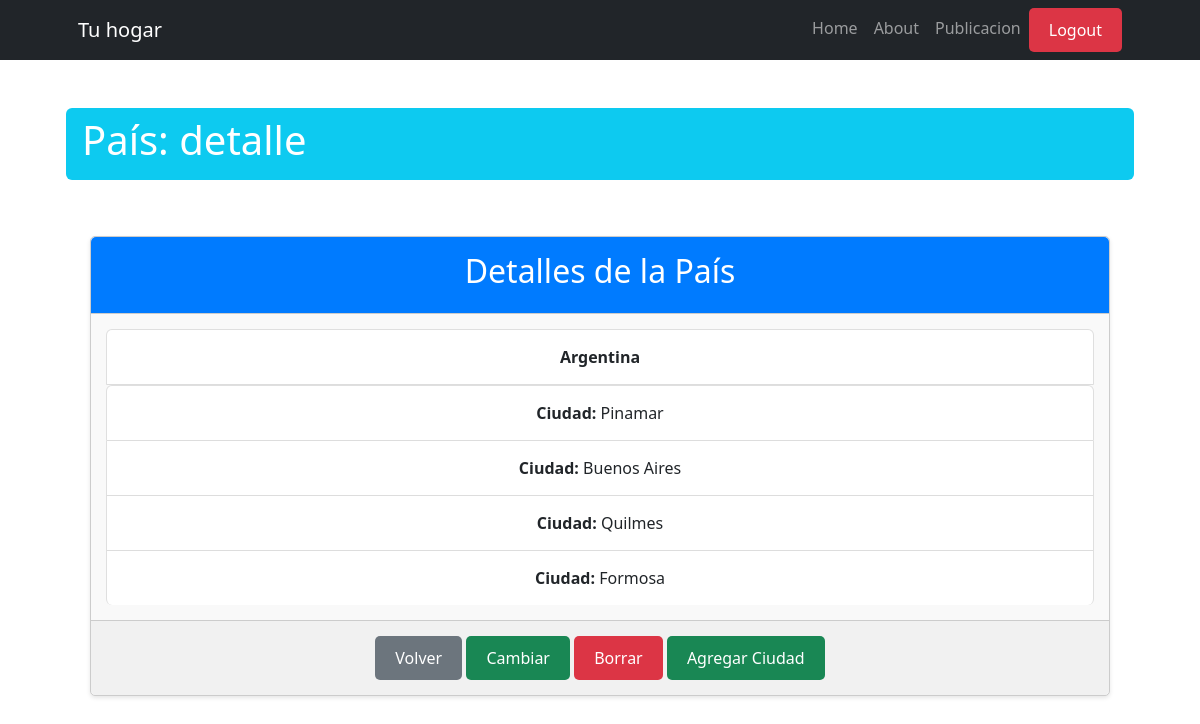
The page /publicacion/pais/detail/1 (signed in) on the database its author committed.
### publicacion/models.py (models this page shows, shortened)
class Pais(models.Model):
    pais = models.CharField(max_length=200)
    class Meta:
        verbose_name = "País"
        verbose_name_plural = "Países"

class Ciudad(models.Model):
    ciudad = models.CharField(max_length=200)
    pais = models.ForeignKey(Pais, on_delete=models.SET_NULL, null=True, blank=True, related_name='ciudades')
    class Meta:
        verbose_name = "Ciudad"
        verbose_name_plural = "Ciudades"

### publicacion/views.py (the view)
# urls.py: path("pais/detail/<int:pk>", views.PaisDetail.as_view(), name="pais_detail"),
class PaisDetail(DetailView):
    model = models.Pais

### publicacion/templates/publicacion/pais_detail.html (shortened to what this page needs)
{% extends 'core/base.html' %}
{% block titulo %}
    País: detalle
{% endblock titulo %}
{% block contenido %}
    <div class="container mt-5  ">
        <div class="card">
            <div class="card-header">
                <h2>Detalles de la País</h2>
            </div>
            <div class="card-body">
                <ul class="list-group">
                    <li class="list-group-item"><strong>{{ object.pais }}</strong> </li>
                        <ul class="list-group">
                            {% for ciudad in pais.ciudades.all %}
                                <li class="list-group-item">
                                    <strong>Ciudad:</strong> {{ ciudad.ciudad }}
                               </li>
                            {% endfor %}
                        </ul>
                </ul>
            </div>
            <div class="card-footer text-center">
                <a class="btn btn-secondary" href="{% url 'publicacion:pais_list' %}">Volver</a>
                <a class="btn btn-success btn-sm" href="{% url 'publicacion:pais_update' pais.id %}">Cambiar</a>
                <a class="btn btn-danger  btn-sm" href="{% url 'publicacion:pais_delete' pais.id %}">Borrar</a>
                <a class="btn btn-success btn-sm" href="{% url 'publicacion:ciudad_create'%}">Agregar Ciudad</a>
            </div>
        </div>
    </div>
{% endblock contenido %}

### publicacion/templates/publicacion/pais_detail.html (style rules this page uses)
.card { border: 1px solid #ccc; border-radius: 5px; box-shadow: 0 2px 4px rgba(0, 0, 0, 0.1); background-color: #f9f9f9; }
.card-header { background-color: #007bff; color: white; padding: 15px; border-bottom: 1px solid #ccc; border-top-left-radius: 5px; border-top-right-radius: 5px; text-align: center; }
.card-body { padding: 15px; }
.card-footer { padding: 15px; border-top: 1px solid #ccc; border-bottom-left-radius: 5px; border-bottom-right-radius: 5px; }
.list-group { list-style: none; padding: 0; }
.list-group-item { padding: 15px; border-bottom: 1px solid #ddd; text-align: center; }
.list-group-item:last-child { border-bottom: none; }
.btn { display: inline-block; padding: 10px 20px; font-size: 16px; color: #fff; border: none; border-radius: 5px; text-decoration: none; transition: background-color 0.3s ease; }
.btn-secondary { background-color: #6c757d; }

### rows shown on the page
Pais: pais "Argentina"
Ciudad: ciudad "Pinamar"
Ciudad: ciudad "Buenos Aires"
Ciudad: ciudad "Quilmes"
Ciudad: ciudad "Formosa"
